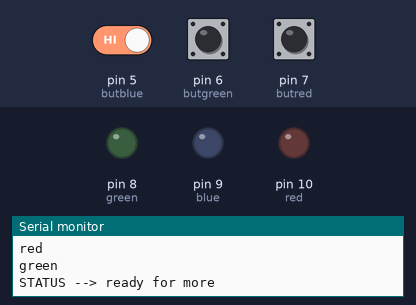
Simulated run of this sketch. Board: Arduino Uno, built with avr-gcc and run on an emulated ATmega328P. Parts: output pins drawn as LEDs (lit = HIGH), the last lines printed to the serial monitor. Dashed ring = blinking. Inputs (shaded band) come from the test bench; at power-on: pin 7 (butred) HIGH, pin 5 (butblue) HIGH, pin 6 (butgreen) HIGH. Random numbers use the default seed unless the sketch sets one. At 13.6 s the program stops and its outputs stay as they are.

Above: at 5.2 s.
5.3 s: pin 7 (butred) pulled LOW for 1 s
At 5.9 s:
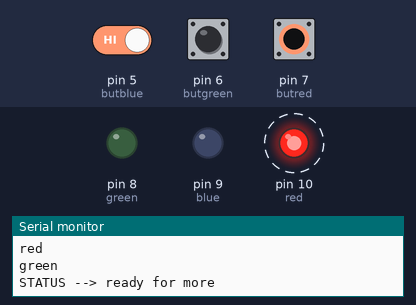
At 8.2 s:
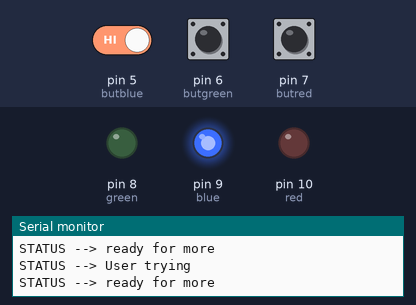
8.3 s: pin 5 (butblue) driven LOW and pin 7 (butred) driven LOW
At 11.9 s:
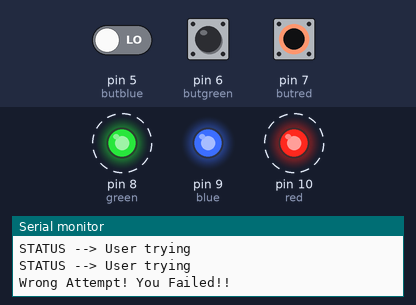
Timing chart, 0 to 15.1 s (numbered marks = the images above; inputs shaded):
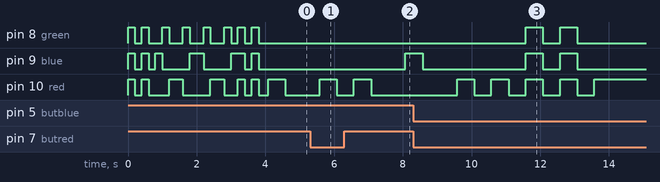

Measured:
- after the input at 5.3 s, pin 9 (blue): LOW → HIGH after 2.8 s; pin 10 (red): alternates HIGH for 0.50 s and LOW for 0.50 s, 4 changes in all, then stays LOW, starting after 0.28 s
- after the input at 8.3 s, pin 8 (green): alternates HIGH for 0.50 s and LOW for 0.50 s, 4 changes in all, then stays LOW, starting after 3.3 s; pin 10 (red): alternates HIGH for 0.50 s and LOW for 0.50 s, 9 changes in all, then stays HIGH, starting after 1.3 s

The sketch:

genius.ino
```cpp
// leds
#define green 8
#define blue 9
#define red 10

// buttons
#define butred 7
#define butgreen 6
#define butblue 5


// Game initial Configs that can be changed
// according to your preference
#define amountRounds 15
int interval = 500;
int sequence[amountRounds];


// Values that you shouldn't change
int currentRound = 0;
int answers = 0;


// status that the game could be according the logic diagram
// that can be found in the repository as 'logic-diagram'
enum gamestatus {
  ready_for_next,
  user_answering,
  user_won,
  user_lose
};


// Function to organize in which part of the process
// the game is in, according the enum gamestatus
int currentStatus(){
  if (currentRound <= amountRounds){
    if (answers == currentRound){
      return ready_for_next;
    }else{
      return user_answering;
    }
  }else if (currentRound == amountRounds + 1){
    return user_won;
  } else{
    return user_lose;
  }
}


// Creating the lights sequences
// The user should pass as parameters the number max of rounds of the game
void creatingSequence(){
  for(int index = 0; index < amountRounds ; index++){
    sequence[index] = random(8,11);
  }

  Serial.println("Lights Sequence : " );
  for (int index = 0; index < amountRounds; index++){
    if (sequence[index] == 8){
      Serial.println("green");
    }
    if (sequence[index] == 9){
      Serial.println("blue");
    }
    if (sequence[index] == 10){
      Serial.println("red");
    }
  }
}


// turning on the led passed as a parameter
// and returning the led port
int turnonled(int output, int timeon = interval){
  digitalWrite(output, HIGH);
  delay(timeon);
  digitalWrite(output, LOW);
  delay(timeon);

  return output;
}


void preparingNewRound(){
  currentRound++;
  answers = 0;

  if (currentRound <= amountRounds){
    for(int index=0; index < currentRound; index++){
      turnonled(sequence[index]);
      delay(500);
    }
  }
}


// return the led port that was pressed
// or return -1 if none of them were pressed
int readingButtons(){
  if (digitalRead(butgreen) == LOW){
    return turnonled(green);
  }
  if (digitalRead(butred) == LOW){
    return turnonled(red);
  }
   if (digitalRead(butblue) == LOW){
    return turnonled(blue);
  }

  return -1;
}

void checkingAnswers(){
  int user_answer = readingButtons();

  // Condition to give time to the user press the button
  // Not considering the -1 answer returned while the button
  // wasn't pressed
  if (user_answer == -1){
    return;
  }
  Serial.println("STATUS --> User trying");
  if (user_answer == sequence[answers]){
    answers++;
  }else{
    Serial.println("Wrong Attempt! You Failed!! ");
    currentRound = amountRounds + 3;
  }

}


// defining the ports
void pins(){
  // Outputs
  pinMode(blue, OUTPUT);
  pinMode(red, OUTPUT);
  pinMode(green, OUTPUT);

  //Inputs
  pinMode(butblue, INPUT_PULLUP);
  pinMode(butred, INPUT_PULLUP);
  pinMode(butgreen, INPUT_PULLUP);
}


//all the lights flashing together
void initialSequence(int interval){
  digitalWrite(blue, HIGH);
  digitalWrite(red, HIGH);
  digitalWrite(green, HIGH);
  delay(interval);
  digitalWrite(blue, LOW);
  digitalWrite(red, LOW);
  digitalWrite(green, LOW);
  delay(interval);
  digitalWrite(blue, HIGH);
  digitalWrite(red, HIGH);
  digitalWrite(green, HIGH);
  delay(interval);
  digitalWrite(blue, LOW);
  digitalWrite(red, LOW);
  digitalWrite(green, LOW);
  delay(interval);
}


//lights flashing sequentially
void sequentialDance(int interval){

  digitalWrite(blue, HIGH);
  delay(interval);
  digitalWrite(blue, LOW);
  digitalWrite(green, HIGH);
  delay(interval);
  digitalWrite(green, LOW);
  digitalWrite(red, HIGH);
  delay(interval);
  digitalWrite(red, LOW);

  digitalWrite(red, HIGH);
  delay(interval);
  digitalWrite(red, LOW);
  digitalWrite(green, HIGH);
  delay(interval);
  digitalWrite(green, LOW);
  digitalWrite(blue, HIGH);
  delay(interval);
  digitalWrite(blue, LOW);

  digitalWrite(blue, HIGH);
  delay(interval);
  digitalWrite(blue, LOW);
  digitalWrite(green, HIGH);
  delay(interval);
  digitalWrite(green, LOW);
  digitalWrite(red, HIGH);
  delay(interval);
  digitalWrite(red, LOW);

  digitalWrite(red, HIGH);
  delay(interval);
  digitalWrite(red, LOW);
  digitalWrite(green, HIGH);
  delay(interval);
  digitalWrite(green, LOW);
  digitalWrite(blue, HIGH);
  delay(interval);
  digitalWrite(blue, LOW);
}


void setup(){
   // initial configs
   Serial.begin(9600);
   pins();

   // lights dance showing that the game will start
   initialSequence(200);
   sequentialDance(200);
   initialSequence(200);

   // generating a seed based on the analog port that suffers interference from the air
   // by this, a different seed will always be found
   randomSeed(analogRead(0));

   // Calling the function that will create the random sequence
   creatingSequence();
   }

void loop(){

  switch(currentStatus()){
    case ready_for_next:
      Serial.println("STATUS --> ready for more");
      preparingNewRound();
      break;

    case user_answering:
      checkingAnswers();
      break;

    case user_won:
      initialSequence(interval);
      digitalWrite(green,HIGH);
      Serial.println("STATUS --> YES!! The user got it");
      for(;;);

    case user_lose:
      initialSequence(interval);
      digitalWrite(red, HIGH);
      Serial.println("STATUS --> OH, NO!! The user didn't remeber the right sequence");
      for(;;);

  }
}
```
